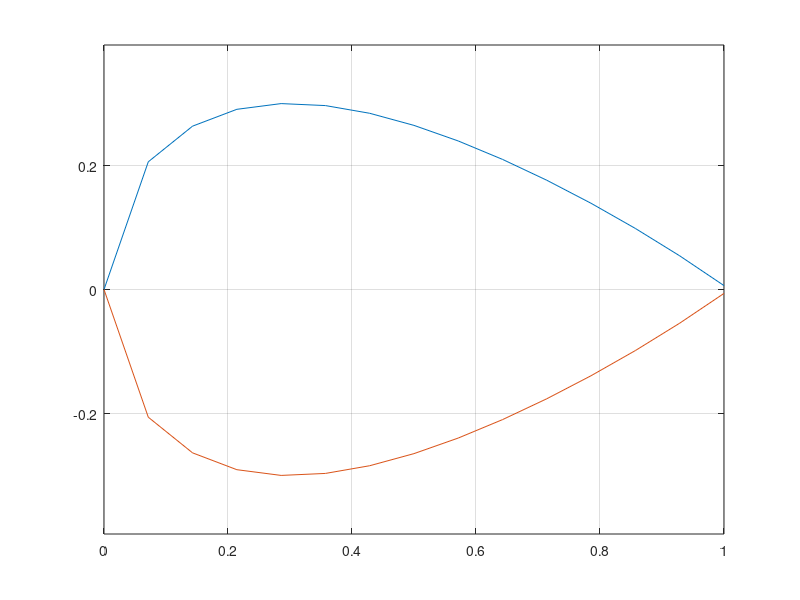

The MATLAB source for this figure:
% plots NACA 4-digit airfoils and prints the coordinates to the command window
% based on Wikipedia Article https://en.wikipedia.org/wiki/NACA_airfoil
% Damon Printz
% 4/11/2021

clc; clear; close all;

% resolution of the plotter
points = 15;

% maximum thickness as percentage of the cord (digits 3 and 4)
t = 0.60;

% location of maximum camber as percentage of chord (digit 2)
p = 0.30;

% maximum camber (digit 1)
m = 0; 


% set up equally spaced coordinates along the chord from 0 to 1
x = linspace(0,1,points);

% calculate half chord width
yt = (5*t).*(0.2969.*sqrt(x)-0.1260.*x-0.3516.*(x.^2)+0.2843.*(x.^3)-0.1015.*(x.^4));

yc = zeros(size(yt));
ycCnt = 1;
% calculate mean camber line 
for xVal = x(x<p)
  yc(ycCnt) = m/p^2*(2*p*xVal - xVal^2);
  ycCnt = ycCnt + 1;
endfor
for xVal = x(x>=p)
  yc(ycCnt) = m/(1-p)^2*((1-2*p)+2*p*xVal-xVal^2);
  ycCnt = ycCnt + 1;
endfor

% apply perpendicular to camber line 
dycdx = zeros(size(yt));
dycCnt = 1;
for xVal = x(x<p)
  dycdx(dycCnt) = 2*m/p^2*(p-xVal);
  dycCnt = dycCnt + 1;
endfor
for xVal = x(x>=p)
  dycdx(dycCnt) = 2*m/(1-p^2)*(p-xVal);
  dycCnt = dycCnt + 1;
endfor

theta = atan(dycdx);


% upper coordinate list 
xu = x - yt .* sin(theta);
yu = yc + yt .* cos(theta);

% lower cooridinate list 
xl = x + yt .* sin(theta);
yl = yc - yt .* cos(theta);

% print the coordinates 

fprintf('upper coordinates, (x, y) pairs\n')
for ind = [1:1:points]
  fprintf('%f,%f\n',xu(ind),yu(ind))
endfor

fprintf('lower coordinates, (x, y) pairs\n')
for ind = [1:1:points]
  fprintf('%f,%f\n',xl(ind),yl(ind))
endfor



% plot the airfoil
plot(xu,yu)
hold on 
plot(xl,yl)
axis("equal")
grid on 